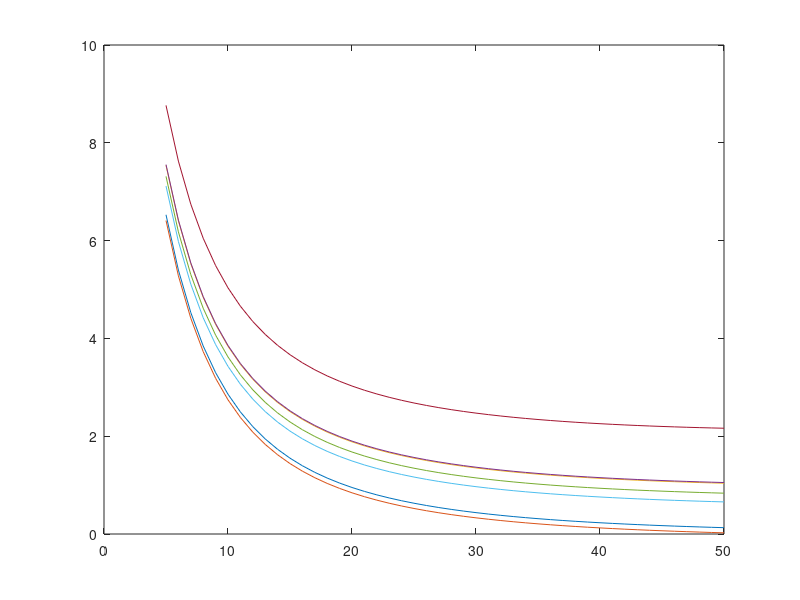

Here is the MATLAB script that generated this plot: (Note: this script raises an error after producing the figure.)
clc
close all
clearvars -except T_max

%% reverb time and absorption of concert hall
% Mepfit Room  
% All tables are for the octave bands from 125 Hz to 4 kHz
f_oct = [63 125 250 500 1000 2000 4000];
c = 340;                                            % speed of sound

%%

abs_occ = [0.6 0.62 0.72 0.78 0.81 0.84 0.85];        % absorption coeff seated
abs_empty = [0.5 0.58 0.68 0.74 0.77 0.78 0.80];      % absorption coeff empty
att_coeff = [0 0 0 0.001 0.002 0.004 0.0086];         % attanuation coeff

abs_absorber = [0.7 0.7	0.95 0.95 0.95 0.9 0.9];      % absorption coeff of absorber (example)
abs_absorber_low = [0.7 0.75 0.7 0.4 0.2 0.1 0.1];    % absorption coeff of low freq absorber
abs_wood = [0.18 0.15 0.11 0.10 0.07 0.06 0.07];
abs_glass = [0.25 0.18 0.06 0.04 0.05 0.02 0.02];
abs_brick = [0.03 0.03 0.03 0.03 0.04 0.05 0.07];
abs_stone = [0.01 0.01 0.01 0.015 0.02 0.02 0.02];

%%
% things you should adjust
V = 21727;                                          % Volume of concert hall
S_peraudiencemember = 0.5*0.55;                     % area per seat
S_absorber = 250;                                   % area of normal absorbers
S_absorber_low = 220;                               % area of low frequency absorbers
% end

S_audience = 2300 * S_peraudiencemember;            % area of whole audience
S_concerthall_wall = 5850;
S_window = 117.6;

A_concerthall_wall = abs_wood*S_concerthall_wall;
A_absorber = - S_absorber * log(1-abs_absorber);    % eq. absorption area of absorbers
A_absorber_low = - S_absorber_low * log(1-abs_absorber_low);
A_glass = abs_glass*S_window;
A_occ = - S_audience*log(1-abs_occ);                % eq. absorption area of audience
A_empty = - S_audience*log(1-abs_empty);            % eq. absorption area of seats

A_total_occ = A_concerthall_wall + A_absorber + A_absorber_low + A_glass + A_occ; 
A_total_empty = A_concerthall_wall + A_absorber + A_absorber_low + A_glass + A_empty; 

% reverb time when seated and empty
T_60_calc_occ = 24*log(10)*V./(c*(4*att_coeff*V + A_total_occ));
T_60_calc_empty = 24*log(10)*V./(c*(4*att_coeff*V + A_total_empty));

%% clarity
r = 5:1:50;       % distance

E_direct = zeros(1,length(r));
E_direct(:) = 100./r.^2;

E_early_empty = zeros(length(T_60_calc_empty), length(r));
E_late_empty = zeros(length(T_60_calc_empty), length(r));
C_80_empty = zeros(length(T_60_calc_empty), length(r));     % clarity when emtpy

E_early_occ = zeros(length(T_60_calc_occ), length(r));
E_late_occ = zeros(length(T_60_calc_occ), length(r));
C_80_occ = zeros(length(T_60_calc_occ), length(r));         % clarity when fully seated

for i = 1:length(T_60_calc_empty)

    E_early_empty(i,:) = (31200*T_60_calc_empty(i)/V)*exp(-0.04.*r./T_60_calc_empty(i))*(1-exp(-1.11/T_60_calc_empty(i)));
    E_late_empty(i,:) = (31200*T_60_calc_empty(i)/V)*exp(-0.04.*r./T_60_calc_empty(i))*exp(-1.11/T_60_calc_empty(i));
    C_80_empty(i,:) = 10*log10((E_direct+E_early_empty(i,:))./E_late_empty(i,:));

    E_early_occ(i,:) = (31200*T_60_calc_occ(i)/V)*exp(-0.04.*r./T_60_calc_occ(i))*(1-exp(-1.11/T_60_calc_occ(i)));
    E_late_occ(i,:) = (31200*T_60_calc_occ(i)/V)*exp(-0.04.*r./T_60_calc_occ(i))*exp(-1.11/T_60_calc_occ(i));
    C_80_occ(i,:) = 10*log10((E_direct+E_early_empty(i,:))./E_late_empty(i,:));
end

%% strength

A = 0.163*V./T_60_calc_occ;             % equivilant absorption area
Q = 1;                                  % directivity
delta = 6.91./T_60_calc_empty;          % decay
ref = Q/(4*pi*10^2);                    % reference
dir = Q./(4*pi*r.^2);                   % direct component

diff = zeros(length(A), length(r));     % diffuse component
G = zeros(length(A), length(r));

for i = 1:length(A)
    diff(i,:) = 4./A(i) * exp(-2*delta(i)*r./c);
    G(i,:) = 10*log10((dir + diff(i,:))./ref);  % Strength for all six octave bands
end

%% rehersal room

% things you should adjust 
S_absorber_rehersal = 70;
S_absorber_low_rehersal = 20; 

n_person = 1:50;                             % number of people in rehersal room
V_rehersal = 1190;                       % Volume of rehersal room
S_wall = 538;         % area of the walls, floor and ceiling in rehersal room
% end

A_absorber_rehersal = - S_absorber_rehersal * log(1-abs_absorber);
A_absorber_rehersal_low = - S_absorber_low_rehersal * log(1-abs_absorber_low);
A_person = [0.02 0.05 0.16 0.25 0.58 0.86 1.03]; % eq. absorption area per person
A_wall = S_wall*abs_wood;                   % eq. absorption area of walls


% reverberation time of rehersal room
T_60_rehersal = zeros(length(n_person), length(A_wall));
for i = n_person
    T_60_rehersal(i,:) = 0.163*V_rehersal./(n_person(i)*A_person + A_wall + A_absorber_rehersal_low + A_absorber_rehersal);
end

%% lobby

V_lobby1 = 6275;
S_ceiling_L1 = 880;
S_walls_L1 = 780;
S_floor_L1 = 1255;
S_window_L1 = 125;
S_absorber_L1 = 50;
S_absorber_low_L1 = 250;

V_lobby2 = 4500;
S_ceiling_L2 = 1090;
S_walls_L2 = 680;
S_floor_L2 = 900;
S_window_L2 = 125;
S_absorber_L2 = 50;
S_absorber_low_L2 = 150;


A_ceiling_L1 = S_ceiling_L1*abs_wood;
A_walls_L1 = S_walls_L1*abs_brick;
A_floor_L1 = S_floor_L1*abs_stone;
A_window_L1 = S_window_L1*abs_glass;
A_absorber_L1 = - S_absorber_L1 * log(1-abs_absorber);
A_absorber_low_L1 = - S_absorber_low_L1 * log(1-abs_absorber);
A_total_L1 = A_ceiling_L1 + A_walls_L1 + A_floor_L1 + A_window_L1 + A_absorber_L1 + A_absorber_low_L1;

A_ceiling_L2 = S_ceiling_L2*abs_wood;
A_walls_L2 = S_walls_L2*abs_brick;
A_floor_L2 = S_floor_L2*abs_stone;
A_window_L2 = S_window_L2*abs_glass;
A_absorber_L2 = - S_absorber_L2 * log(1-abs_absorber);
A_absorber_low_L2 = - S_absorber_low_L2 * log(1-abs_absorber);
A_total_L2 = A_ceiling_L2 + A_walls_L2 + A_floor_L2 + A_window_L2 + A_absorber_L2 + A_absorber_low_L2;

T_60_Lobby1 = 24*log(10)*V_lobby1./(c*(4*att_coeff*V_lobby1 + A_total_L1));
T_60_Lobby2 = 24*log(10)*V_lobby2./(c*(4*att_coeff*V_lobby2 + A_total_L2));

%% MEPFIT
V_mepfit = 2.7*25*5 + 11*23*5 + 28*16*5;
S_mepfit = 2*(2.7*25 + 11*23 + 28*16) + 2*(25+23+28)*5;

A_mepfit = S_mepfit*abs_wood;
%% plots

% clarity
figure
plot(r, C_80_occ)
hold on
thickenall_big;
grid on
xlabel('Distance r in m')
ylabel('Clarity C_{80} in dB')
legend('63', '125','250','500','1k','2k','4k')
xlim([0 35])
ylim([0 10])

%%
% strength
figure
plot(r, G)
thickenall_big;
grid on 
legend('63', '125','250','500','1k','2k','4k')
xlabel('Distance r in m')
ylabel('Strength G in dB')
xlim([0 35])
ylim([-5 15])

%%
% lobby
figure
semilogx(f_oct, T_60_Lobby1)
hold on
grid on
semilogx(f_oct, T_60_Lobby2)
thickenall_big;
xticks(f_oct);
xticklabels({'63','125', '250', '500', '1k', '2k', '4k'})
xlim([0 5000])
ylim([0 3])
xlabel('f in Hz')
ylabel('T_{60} in s')
legend('Lobby1','Lobby2')
%%
% T_60 in concert hall
fig_name = 'T_60_group7';
f = figure;
semilogx(f_oct, T_60_calc_empty,'--', color = '[0, 0.4470, 0.7410]')
hold on
semilogx(f_oct, T_60_calc_occ, color = '[0, 0.4470, 0.7410]')
semilogx(f_oct, T_max(1,:),'--', color = '[0.8500 0.3250 0.0980]')
semilogx(f_oct, T_max(2,:), color = '[0.8500 0.3250 0.0980]')
thickenall_big;
xticks(f_oct);
xticklabels({'63', '125', '250', '500', '1k', '2k', '4k'})
xlim([0 5000])
ylim([0 2.5])
xlabel('f in Hz')
ylabel('T_{60} in s')
set(gcf, 'color', 'none');
%legend('empty','seated')
exportPlot(f,'Plots/', fig_name, true)
%%
% T_60 in rehersal room
figure
semilogx(f_oct, T_60_rehersal(1,:))
hold on
grid on
semilogx(f_oct, T_60_rehersal(25,:))
semilogx(f_oct, T_60_rehersal(50,:))
thickenall_big;
xticks(f_oct);
xticklabels({'63', '125', '250', '500', '1k', '2k', '4k'})
%xlim([0 5000])
ylim([0 3])
xlabel('f in Hz')
ylabel('T_{60} in s')
legend('1 Musician','25 Musicians', '50 Musicians')
